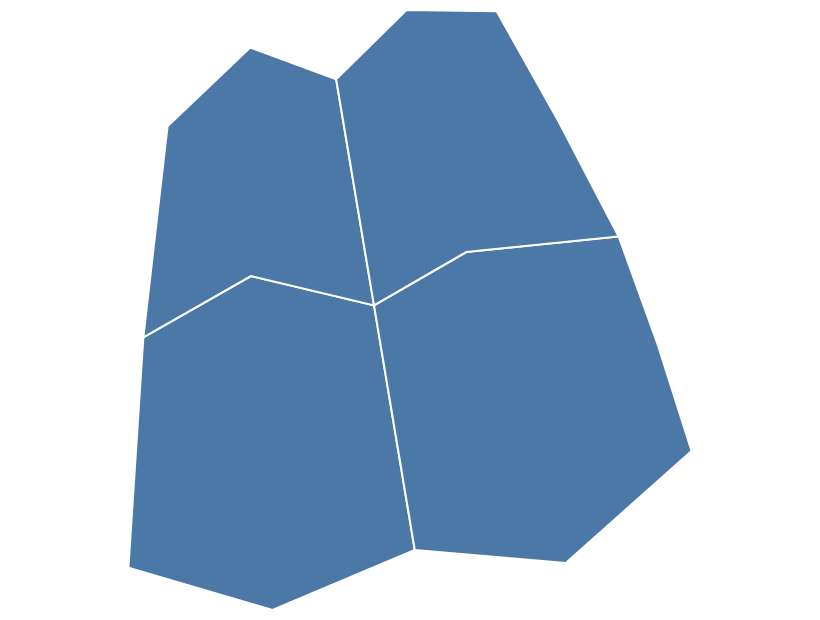

Vega-Lite specification for this chart:
### Vega-Lite specification from a JSON file in a GitHub repository (floating-point values rounded to 4 significant figures)
{"$schema": "https://vega.github.io/schema/vega-lite/v6.json", "padding": 5, "autosize": "none", "width": 400, "height": 300, "data": {"values": {"type": "FeatureCollection", "features": [{"type": "Feature", "properties": {"name": "west", "value": 3, "cat": "a"}, "geometry": {"type": "Polygon", "coordinates": [[[-11, 48], [-2, 52], [9, 50], [10, 36], [0, 33], [-10, 35], [-11, 48]]]}}, {"type": "Feature", "properties": {"name": "east", "value": 5, "cat": "b"}, "geometry": {"type": "Polygon", "coordinates": [[[9, 50], [18, 52], [31, 50], [30, 38], [20, 34], [10, 36], [9, 50]]]}}, {"type": "Feature", "properties": {"name": "north-west", "value": 2, "cat": "a"}, "geometry": {"type": "Polygon", "coordinates": [[[-12, 60], [-3, 65], [8, 63], [9, 50], [-2, 52], [-11, 48], [-12, 60]]]}}, {"type": "Feature", "properties": {"name": "north-east", "value": 8, "cat": "b"}, "geometry": {"type": "Polygon", "coordinates": [[[8, 63], [19, 66], [30, 64], [31, 50], [18, 52], [9, 50], [8, 63]]]}}]}, "format": {"property": "features"}}, "projection": {"type": "transverseMercator"}, "mark": {"type": "geoshape", "fill": "#4c78a8", "stroke": "white"}}
